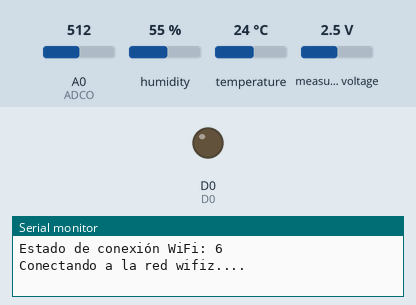
This sketch was run on a simulated ESP8266 (NodeMCU). On the bench: output pins drawn as LEDs (lit = HIGH), the last lines printed to the serial monitor. Dashed ring = blinking. The inputs (shaded band) are chosen by the test bench; at power-on: temperature 24 °C, measured voltage 2.5 V, A0 (ADCO) = 512, humidity 55 %. WiFi joins after 1.5 s; servers stay silent unless stated; no MQTT or app messages arrive unless stated.

Above: at 0.1 s.
At 2.7 s:
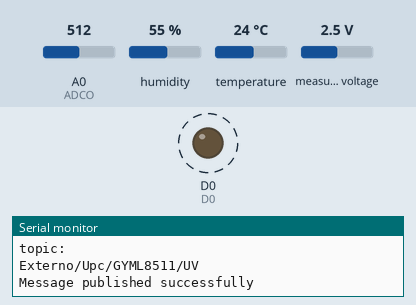
2.8 s: temperature set to 41 °C
8.8 s: measured voltage set to 1.2 V
16.3 s: A0 (ADCO) set to 716
19.8 s: A0 (ADCO) set to 992
23.3 s: temperature set to 12 °C
Timing chart, 0 to 31.8 s (numbered marks = the images above; inputs shaded):
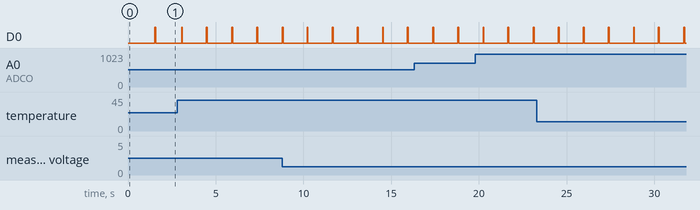

The sketch:

Sensors.ino
```cpp
#include <ESP8266WiFi.h>
#include <PubSubClient.h>
#include <WiFiClient.h>

#include "config.h"
#include "MQTT.hpp"
#include "ESP8266_Utils.hpp"
#include "ESP8266_Utils_MQTT_Async.hpp"
#include "sensor_handler_Lluvia.h" // archivo de la funcion del sensor de dioxido de carbono
#include "sensor_handler_dht.h"  //archivo de las funciones con el sensores dht11
//#include "sensor_handler_mq-135.h"
#include "sensor_handle_UV.h" //archivo de las funciones con el sensor c02 mq-135

#define D0 16  // Pin D0 para el LED VERDE

void setup() {
  pinMode(D0, OUTPUT);
  //  initializemq();
  initializeUV();
  initializeFC();
  initSensorHandler();
  Serial.begin(9600);
  ConnectWiFi_STA(true);
  InitMqtt();
}

void loop() {
  blinkLED(100);
  HandleMqtt();
  // readyPublishMQ135("MQ-135");
  readDHT(dht,"DHT11");
  readPublicFC37("FC-37");
  readyPublicGYML8511("GYML8511");
  delay(500);
}

void blinkLED(int duration) {
  digitalWrite(D0, HIGH);
  delay(duration / 2);
  digitalWrite(D0, LOW);
  delay(duration / 2);
}
```

ESP8266_Utils.hpp
```cpp
void ConnectWiFi_STA(bool useStaticIP = false)
{Serial.println("");
  WiFi.mode(WIFI_STA);
  WiFi.begin(ssid, password);
  unsigned long startTime = millis(); // Tiempo de inicio
  while (WiFi.status() != WL_CONNECTED)
  {
    Serial.print("Estado de conexión WiFi: ");
    Serial.println(WiFi.status());
    Serial.println("Conectando a la red wifiz....");
    // Si han pasado más de 30 segundos y la conexión aún no se ha establecido, salir del bucle
    if (millis() - startTime > 30000) {
      Serial.println("Tiempo de conexión excedido. No se pudo conectar a la red WiFi.");
      break;
    }
    delay(500);
  }

  // Verificar si la conexión WiFi se estableció correctamente
  if (WiFi.status() == WL_CONNECTED) {
    Serial.println("");
    Serial.println("Conexión WiFi establecida con éxito.");
    Serial.println(ssid);
    Serial.print("Dirección IP asignada:\t ");
    Serial.println(WiFi.localIP());
  } else {
    Serial.println("Fallo al conectar a la red WiFi.");
  }
}
```

ESP8266_Utils_MQTT_Async.hpp
```cpp
void InitMqtt()
{
  client.setServer(MQTT_BROKER_ADRESS, MQTT_PORT);
}

void ConnectMqtt() {
  while (!client.connected()) {
    Serial.println("Starting MQTT connection...");
    if (client.connect(MQTT_CLIENT_NAME, MQTT_USERNAME, MQTT_PASSWORD)) {
      Serial.print("connected successfull");
    } else {
      Serial.print("Failed MQTT connection, rc=");
      Serial.println(client.state());
      Serial.println(" try again in 2 seconds..");
      delay(2000);
    }
  }
}

void HandleMqtt() {
  if (!client.connected()) {
    Serial.println("MQTT client disconnected. Reconnecting...");
    ConnectMqtt();
  }
 client.loop();
}
```

MQTT.hpp
```cpp
#ifndef MQTT_H
#define MQTT_H

WiFiClient espClient;
PubSubClient client(espClient);

const char *MQTT_BROKER_ADRESS = "nombre del broker";
const int MQTT_PORT = 1884; //default
const char *MQTT_CLIENT_NAME = "nombredelcliente";
const char *MQTT_USERNAME = "username";
const char *MQTT_PASSWORD = "password";

//Hacemos uso del dato que se envia y el topic donde se publica
boolean PublishMqtt(const String& message, const String& topic, uint8_t qos) {
  if (client.connected()) {
  client.publish(topic.c_str(), message.c_str(),qos);
  Serial.println("Message published successfully");
  return true;
  } else {
    Serial.println("MQTT client not connected. Unable to publish message.");
    return false;
  }
}
#endif
```

sensor_handle_UV.h
```cpp
#ifndef SENSOR_HANDLE_GYML8511
#define SENSOR_HANDLE_GYML8511
#include <ArduinoJson.h>
int ADCO = A0;

void initializeUV(){pinMode(ADCO, INPUT);}
int averageAnalogRead(int pinToRead){
  byte numberOfReadings = 8;
  unsigned int runningValue = 0;

  for (int x = 0; x < numberOfReadings; x++)
    runningValue += analogRead(pinToRead);
  runningValue /= numberOfReadings;

  return (runningValue);
}

float mapfloat(float x, float in_min, float in_max, float out_min, float out_max)
{
  return (x - in_min) * (out_max - out_min) / (in_max - in_min) + out_min;
}

void readyPublicGYML8511(const char* SensorName){
  int uvLevel = averageAnalogRead(ADCO);

  float outputVoltage = 3.3 * uvLevel / 1024;
  float uvIntensity = mapfloat(outputVoltage, 0.99, 2.9, 0.0, 15.0);

 Serial.print("\n ************Sensor ");
  Serial.print(SensorName);
  Serial.println("************ \n");
  Serial.print(uvIntensity);
  Serial.print(" mW/cm^2");

  float bajo = 3.0;
  float moderado = 6.0;
  float alto = 8.0;
  float muy_alto = 11.0;
  float extremo = 14.0;

  // Determina en qué rango se encuentra la intensidad UV y muestra la etiqueta correspondiente
  String estado;
  if (uvIntensity < bajo)
  {
    estado = "Bajo";
  }
  else if (uvIntensity < moderado)
  {
    estado = "Moderado";
  }
  else if (uvIntensity < alto)
  {
   estado = "Alto";
  }
  else if (uvIntensity < muy_alto)
  {
    estado = "Muy Alto";
  }
  else
  {
   estado = "Extremo";
  }
  Serial.println(estado);

//  // Crear el objeto JSON
 StaticJsonDocument<256> jsonDocument;
  jsonDocument["sensor_id"] = "273c5cf4-fcc7-4fd5-932c-9c09479fa35b";
  jsonDocument["UV"] = uvIntensity;
  jsonDocument["mensaje"] = estado;
  char msgBuffer[256];
  serializeJson(jsonDocument, msgBuffer);
Serial.println("Mensaje JSON UV:");
Serial.println(msgBuffer);

  String topic = ("Externo/Upc/" + String(SensorName) + "/UV");
   Serial.println("topic:");
    Serial.println(topic);
  if (!PublishMqtt(msgBuffer, topic, 2)) {
    Serial.println("**************************");
    Serial.println("Fallo al publicar los datos del SENSOR UV en MQTT");
    Serial.println("**************************");
  }

    }
#endif
```

sensor_handler_Lluvia.h
```cpp
#ifndef SENSOR_HANDLER_LLUVIA
#define SENSOR_HANDLER_LLUVIA
#include <Adafruit_ADS1X15.h>
#include <ArduinoJson.h>
#include <Wire.h>
Adafruit_ADS1115 ads;

void initializeFC() {
  Wire.begin();
  ads.begin();
}

void readPublicFC37(const char* SensorName) {
  int16_t adc1 = ads.readADC_SingleEnded(1);
  Serial.print(adc1);
  Serial.print("\n ************Sensor ");
  Serial.print(SensorName);
  Serial.println("************ \n");
  Serial.println(adc1);
  float lluvia = map(adc1, 0, 2000, 0, 1023);
  Serial.println(lluvia);
String estado;
if (lluvia <= 10) {
    estado = "Soleado";
  } else if (lluvia <= 40) {
    estado = "Lloviznando";
  } else if (lluvia <= 70) {
    estado = "Lloviendo";
  } else {
    estado = "Lloviendo duro";
  }
 Serial.print("mensaje de lluvia ");
Serial.println(estado);
//  const char* sensor_id = "d28544a9-e9b7-4cbb-b0e1-c910354f1370";

  // Crear el objeto JSON
  StaticJsonDocument<256> jsonDocument;
  jsonDocument["sensor_id"] = "d28544a9-e9b7-4cbb-b0e1-c910354f1370";
  jsonDocument["lluvia"] = lluvia;
  jsonDocument["mensaje"] = estado;

  char msgBuffer[256];
   serializeJson(jsonDocument, msgBuffer);
    Serial.println("Mensaje JSON fc-17:");
Serial.println(msgBuffer);

  // Publicar los datos en un solo tema MQTT
 String topic = ("Externo/Upc/" + String(SensorName) + "/Lluvia");
  Serial.println("topic:");
    Serial.println(topic);
  if (!PublishMqtt(msgBuffer, topic, 2)) {
    Serial.println("**************************");
    Serial.println("Fallo al publicar los datos del sensor FC-37 en MQTT");
    Serial.println("**************************");
  }
}
#endif // SENSOR_HANDLER_LLUVIA
```

sensor_handler_dht.h
```cpp
#ifndef SENSOR_HANDLER_DHT
#define SENSOR_HANDLER_DHT
#include <ArduinoJson.h>
#include <DHT.h>
#include <DHT_U.h>

#define D6 12 // Pin D1 para el DHT11
DHT dht(D6, DHT11);

void initSensorHandler() {
  dht.begin();
}

void readDHT(DHT &sensor, const char *sensorName)  {

  float temperature = sensor.readTemperature();
    float humidity = sensor.readHumidity();

  Serial.print("\n ************Sensor ");
  Serial.print(sensorName);
  Serial.println("************ \n");

  if (!isnan(temperature)) {
    float temperatureFahrenheit = (temperature * 9.0 / 5.0) + 32.0;
    Serial.print("Temperature (C): ");
    Serial.println(temperature);
    Serial.print("Temperature (F): ");
    Serial.println(temperatureFahrenheit);
    Serial.print("Humidity: ");
    Serial.println(humidity);

    // Crear el objeto JSON
    StaticJsonDocument<256> jsonDocument;
    jsonDocument["sensor_id"] = "d80e520e-1d7b-4533-8433-999f22e38fc2";
    jsonDocument["temperatura (C):"] = temperature;
    jsonDocument["temperatura (F):"] = temperatureFahrenheit;
   jsonDocument["humedad"] = humidity;

    char msgBuffer[256];
    serializeJson(jsonDocument, msgBuffer);
    Serial.println("Mensaje JSON dht11:");
    Serial.println(msgBuffer);

    String topic = ("Externo/Upc/" + String(sensorName) + "/TH");
    Serial.println("topic:");
    Serial.println(topic);
    if (PublishMqtt(msgBuffer, topic, 2 )) {
      Serial.println("Mensaje publicado con éxito");
    }else {
    Serial.println("**************************");
    Serial.println("Fallo al publicar los datos del sensor DHT11");
    Serial.println("**************************");
  }
  } else {
    Serial.println("**************************");
    Serial.println("Fallo al leer los datos del sensor DHT11");
    Serial.println("**************************");
  }
}
#endif // SENSOR_HANDLER_DHT
```

config.h
```cpp
const char* ssid     = "nombredelared";
const char* password = "password";
const char* hostname = "hostaname";

//IPAddress ip(192, 168, 101, 3); //SI ELIMINAMOS ESTA LINEA TOMARA UNA DIRRECIÓN IP AUTOMATICA
//IPAddress gateway(192, 168, 101, 1); //PUERTA DE ENLACE
//IPAddress subnet(255, 255, 255, 0);   //MASCARA DE SUBNET
```

Measured:
- by itself, D0: alternates HIGH for 0.05 s and LOW for 1.4 s
